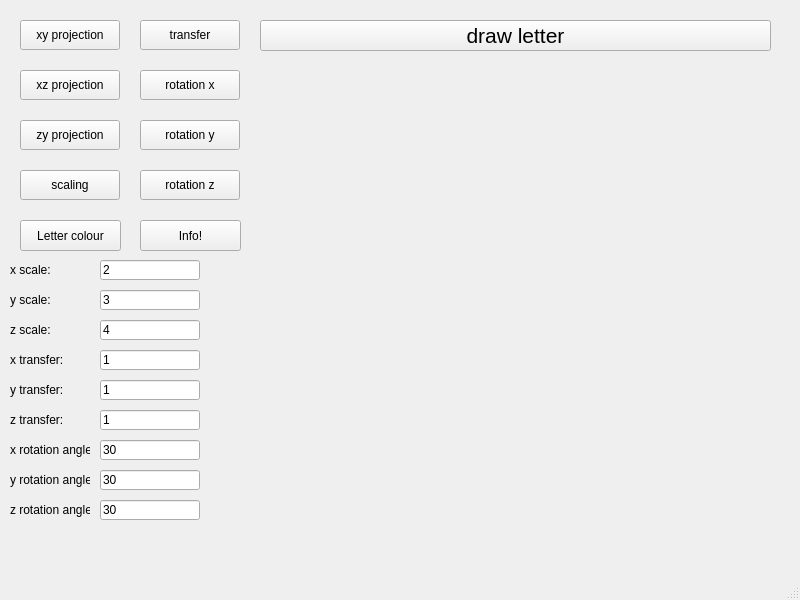
<?xml version="1.0" encoding="UTF-8"?>
<ui version="4.0">
 <class>MainWindow</class>
 <widget class="QMainWindow" name="MainWindow">
  <property name="geometry">
   <rect>
    <x>0</x>
    <y>0</y>
    <width>800</width>
    <height>600</height>
   </rect>
  </property>
  <property name="windowTitle">
   <string>MainWindow</string>
  </property>
  <widget class="QWidget" name="centralwidget">
   <widget class="letter" name="widget" native="true">
    <property name="geometry">
     <rect>
      <x>260</x>
      <y>70</y>
      <width>511</width>
      <height>491</height>
     </rect>
    </property>
   </widget>
   <widget class="QPushButton" name="pushButton">
    <property name="geometry">
     <rect>
      <x>20</x>
      <y>20</y>
      <width>100</width>
      <height>30</height>
     </rect>
    </property>
    <property name="text">
     <string>xy projection</string>
    </property>
   </widget>
   <widget class="QPushButton" name="pushButton_2">
    <property name="geometry">
     <rect>
      <x>20</x>
      <y>70</y>
      <width>100</width>
      <height>30</height>
     </rect>
    </property>
    <property name="text">
     <string>xz projection</string>
    </property>
   </widget>
   <widget class="QPushButton" name="pushButton_3">
    <property name="geometry">
     <rect>
      <x>20</x>
      <y>120</y>
      <width>100</width>
      <height>30</height>
     </rect>
    </property>
    <property name="text">
     <string>zy projection</string>
    </property>
   </widget>
   <widget class="QPushButton" name="pushButton_4">
    <property name="geometry">
     <rect>
      <x>20</x>
      <y>170</y>
      <width>100</width>
      <height>30</height>
     </rect>
    </property>
    <property name="text">
     <string>scaling</string>
    </property>
   </widget>
   <widget class="QPushButton" name="pushButton_5">
    <property name="geometry">
     <rect>
      <x>140</x>
      <y>20</y>
      <width>100</width>
      <height>30</height>
     </rect>
    </property>
    <property name="text">
     <string>transfer</string>
    </property>
   </widget>
   <widget class="QPushButton" name="pushButton_6">
    <property name="geometry">
     <rect>
      <x>140</x>
      <y>70</y>
      <width>100</width>
      <height>30</height>
     </rect>
    </property>
    <property name="text">
     <string>rotation x</string>
    </property>
   </widget>
   <widget class="QPushButton" name="pushButton_7">
    <property name="geometry">
     <rect>
      <x>140</x>
      <y>120</y>
      <width>100</width>
      <height>30</height>
     </rect>
    </property>
    <property name="text">
     <string>rotation y</string>
    </property>
   </widget>
   <widget class="QPushButton" name="pushButton_8">
    <property name="geometry">
     <rect>
      <x>140</x>
      <y>170</y>
      <width>100</width>
      <height>30</height>
     </rect>
    </property>
    <property name="text">
     <string>rotation z</string>
    </property>
   </widget>
   <widget class="QLabel" name="label">
    <property name="geometry">
     <rect>
      <x>10</x>
      <y>260</y>
      <width>50</width>
      <height>20</height>
     </rect>
    </property>
    <property name="text">
     <string>x scale:</string>
    </property>
   </widget>
   <widget class="QLineEdit" name="lineEdit">
    <property name="geometry">
     <rect>
      <x>100</x>
      <y>260</y>
      <width>100</width>
      <height>20</height>
     </rect>
    </property>
    <property name="text">
     <string>2</string>
    </property>
   </widget>
   <widget class="QLabel" name="label_2">
    <property name="geometry">
     <rect>
      <x>10</x>
      <y>290</y>
      <width>50</width>
      <height>20</height>
     </rect>
    </property>
    <property name="text">
     <string>y scale:</string>
    </property>
   </widget>
   <widget class="QLabel" name="label_3">
    <property name="geometry">
     <rect>
      <x>10</x>
      <y>320</y>
      <width>50</width>
      <height>20</height>
     </rect>
    </property>
    <property name="text">
     <string>z scale:</string>
    </property>
   </widget>
   <widget class="QLabel" name="label_4">
    <property name="geometry">
     <rect>
      <x>10</x>
      <y>350</y>
      <width>60</width>
      <height>20</height>
     </rect>
    </property>
    <property name="text">
     <string>x transfer:</string>
    </property>
   </widget>
   <widget class="QLabel" name="label_5">
    <property name="geometry">
     <rect>
      <x>10</x>
      <y>380</y>
      <width>60</width>
      <height>20</height>
     </rect>
    </property>
    <property name="text">
     <string>y transfer:</string>
    </property>
   </widget>
   <widget class="QLabel" name="label_6">
    <property name="geometry">
     <rect>
      <x>10</x>
      <y>410</y>
      <width>60</width>
      <height>20</height>
     </rect>
    </property>
    <property name="text">
     <string>z transfer:</string>
    </property>
   </widget>
   <widget class="QLabel" name="label_7">
    <property name="geometry">
     <rect>
      <x>10</x>
      <y>440</y>
      <width>80</width>
      <height>20</height>
     </rect>
    </property>
    <property name="text">
     <string>x rotation angle:</string>
    </property>
   </widget>
   <widget class="QLabel" name="label_8">
    <property name="geometry">
     <rect>
      <x>10</x>
      <y>470</y>
      <width>80</width>
      <height>20</height>
     </rect>
    </property>
    <property name="text">
     <string>y rotation angle: </string>
    </property>
   </widget>
   <widget class="QLabel" name="label_9">
    <property name="geometry">
     <rect>
      <x>10</x>
      <y>500</y>
      <width>80</width>
      <height>20</height>
     </rect>
    </property>
    <property name="text">
     <string>z rotation angle:</string>
    </property>
   </widget>
   <widget class="QLineEdit" name="lineEdit_2">
    <property name="geometry">
     <rect>
      <x>100</x>
      <y>290</y>
      <width>100</width>
      <height>20</height>
     </rect>
    </property>
    <property name="text">
     <string>3</string>
    </property>
   </widget>
   <widget class="QLineEdit" name="lineEdit_3">
    <property name="geometry">
     <rect>
      <x>100</x>
      <y>320</y>
      <width>100</width>
      <height>20</height>
     </rect>
    </property>
    <property name="text">
     <string>4</string>
    </property>
   </widget>
   <widget class="QLineEdit" name="lineEdit_4">
    <property name="geometry">
     <rect>
      <x>100</x>
      <y>350</y>
      <width>100</width>
      <height>20</height>
     </rect>
    </property>
    <property name="text">
     <string>1</string>
    </property>
   </widget>
   <widget class="QLineEdit" name="lineEdit_5">
    <property name="geometry">
     <rect>
      <x>100</x>
      <y>380</y>
      <width>100</width>
      <height>20</height>
     </rect>
    </property>
    <property name="text">
     <string>1</string>
    </property>
   </widget>
   <widget class="QLineEdit" name="lineEdit_6">
    <property name="geometry">
     <rect>
      <x>100</x>
      <y>410</y>
      <width>100</width>
      <height>20</height>
     </rect>
    </property>
    <property name="text">
     <string>1</string>
    </property>
   </widget>
   <widget class="QLineEdit" name="lineEdit_7">
    <property name="geometry">
     <rect>
      <x>100</x>
      <y>440</y>
      <width>100</width>
      <height>20</height>
     </rect>
    </property>
    <property name="text">
     <string>30</string>
    </property>
   </widget>
   <widget class="QLineEdit" name="lineEdit_8">
    <property name="geometry">
     <rect>
      <x>100</x>
      <y>470</y>
      <width>100</width>
      <height>20</height>
     </rect>
    </property>
    <property name="text">
     <string>30</string>
    </property>
   </widget>
   <widget class="QLineEdit" name="lineEdit_9">
    <property name="geometry">
     <rect>
      <x>100</x>
      <y>500</y>
      <width>100</width>
      <height>20</height>
     </rect>
    </property>
    <property name="text">
     <string>30</string>
    </property>
   </widget>
   <widget class="QPushButton" name="pushButton_10">
    <property name="geometry">
     <rect>
      <x>20</x>
      <y>220</y>
      <width>101</width>
      <height>31</height>
     </rect>
    </property>
    <property name="text">
     <string>Letter colour</string>
    </property>
   </widget>
   <widget class="QPushButton" name="pushButton_11">
    <property name="geometry">
     <rect>
      <x>140</x>
      <y>220</y>
      <width>101</width>
      <height>31</height>
     </rect>
    </property>
    <property name="text">
     <string>Info!</string>
    </property>
   </widget>
   <widget class="QPushButton" name="pushButton_9">
    <property name="geometry">
     <rect>
      <x>260</x>
      <y>20</y>
      <width>511</width>
      <height>31</height>
     </rect>
    </property>
    <property name="font">
     <font>
      <pointsize>16</pointsize>
     </font>
    </property>
    <property name="text">
     <string>draw letter</string>
    </property>
   </widget>
  </widget>
  <widget class="QMenuBar" name="menubar">
   <property name="geometry">
    <rect>
     <x>0</x>
     <y>0</y>
     <width>800</width>
     <height>21</height>
    </rect>
   </property>
  </widget>
  <widget class="QStatusBar" name="statusbar"/>
 </widget>
 <customwidgets>
  <customwidget>
   <class>letter</class>
   <extends>QWidget</extends>
   <header>letter.h</header>
   <container>1</container>
  </customwidget>
 </customwidgets>
 <resources/>
 <connections/>
</ui>
